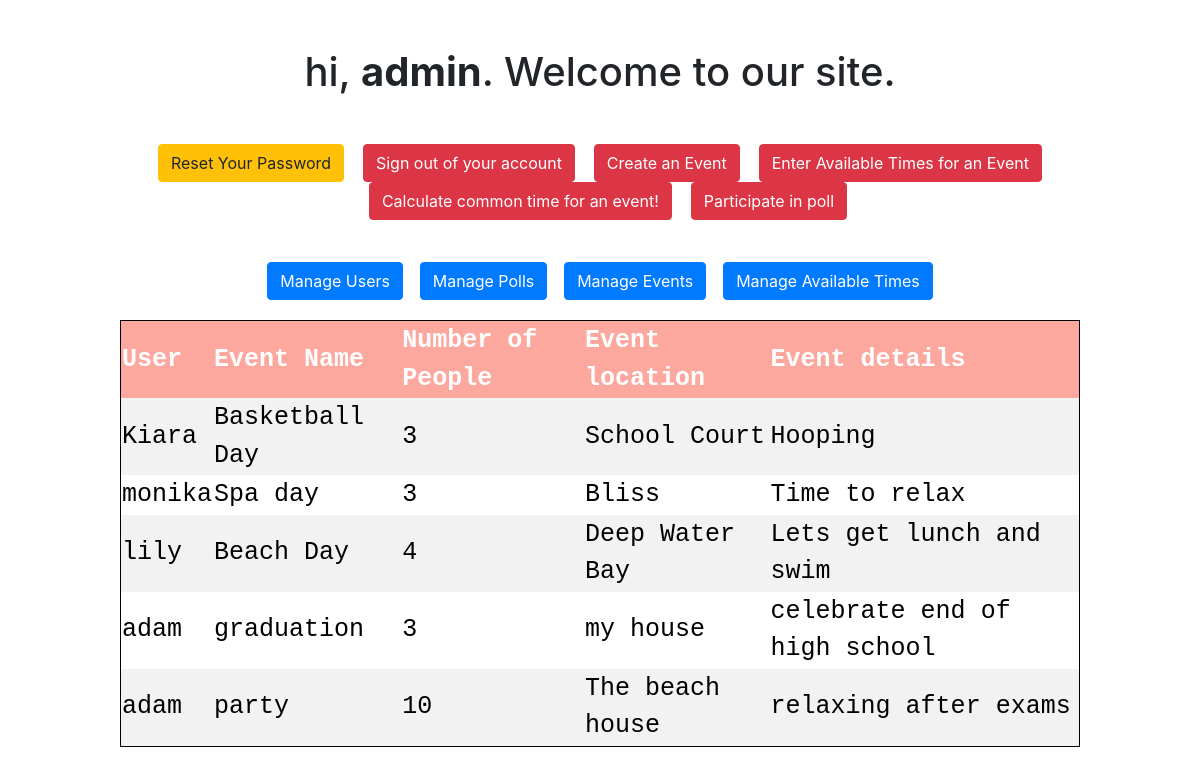
The page /welcome.php (signed in) on the database its author committed.
### tables this page shows
CREATE TABLE `events` (
  `id` int(11) NOT NULL,
  `user` varchar(256) NOT NULL,
  `event_name` varchar(256) NOT NULL,
  `number` int(100) NOT NULL,
  `event_location` varchar(256) NOT NULL,
  `event_detail` varchar(256) NOT NULL
);

### welcome.php (the view, shortened to what this page needs)
<?php
include("config.php");
?>
<!DOCTYPE html>
 <html lang="en">
<head>
    <link rel="stylesheet" href="https://stackpath.bootstrapcdn.com/bootstrap/4.5.2/css/bootstrap.min.css">
</head>
<body>
    <h1 class="my-5">hi, <b><?php echo htmlspecialchars($_SESSION["username"]); ?></b>. Welcome to our site.</h1>
    <p>
    <div id="mySidenav" class="sidenav">
        <a href="reset-password.php" class="btn btn-warning">Reset Your Password</a>
        <a href="logout.php" class="btn btn-danger ml-3">Sign out of your account</a>
        <a href="eventform.php" class="btn btn-danger ml-3">Create an Event</a>
        <a href="entertime.php" class="btn btn-danger ml-3">Enter Available Times for an Event</a>
       <a href="calculate.php" class="btn btn-danger ml-3">Calculate common time for an event!</a>
        <a href="poll.php" class="btn btn-danger ml-3">Participate in poll</a>
    </div>
    <div class="button">
     <?php if($_SESSION["role"] == "2") : ?>
          <a href="manage_users.php" class="btn btn-primary">Manage Users</a>
          <a href="manage_poll1.php" class="btn btn-primary">Manage Polls</a>
          <a href="manage_events.php" class="btn btn-primary">Manage Events</a>
          <a href="manage_times.php" class="btn btn-primary">Manage Available Times</a>
        <?php endif; ?>
    </div>
    <table style="border:1px solid black;margin-left:auto;margin-right:auto;">
        <th>User</th>
        <th>Event Name</th>
        <th>Number of People</th>
        <th>Event location</th>
        <th>Event details</th>
        <?php
        $sql="SELECT `user`,`event_name`,`number`,`event_location`,`event_detail` FROM `events`";
        $result = $link->query($sql);
        if ($result->num_rows > 0) {
        while($row = $result->fetch_assoc()){
        echo "<tr><td>".$row["user"]. "</td><td>".$row["event_name"]."</td><td>"
        .$row["number"]."</td><td>".$row["event_location"]."</td><td>".$row["event_detail"]."</td></tr>";
        }
        echo "</table>";
        } else { echo "0 results"; }
        ?>
<head>
    <link rel="stylesheet" href="https://cdn.jsdelivr.net/npm/bootstrap@4.3.1/dist/css/bootstrap.min.css">
  </head>
  <body>
  </body>
</body>
</html>

### welcome.php (style rules this page uses)
body { font: 14px sans-serif; text-align: center; }
table { border-collapse: collapse; width: 80%; align-content: center; color: #000000; font-family: monospace; font-size: 25px; text-align: left; word-wrap: break-word; }
th { background-color: #FDA89E; color: white; word-wrap: break-word; }
tr:nth-child(even) { background-color: #f2f2f2 }
.button { color: black; text-align: center; font-size: 60px; padding-top: 10px; }
.sidenav { color: black; text-align: center; font-size: 10px; }
.my-5 { text-align: center; }

### rows shown on the page
events: user "Kiara", event_name "Basketball Day", number "3", event_location "School Court", event_detail "Hooping"
events: user "monika", event_name "Spa day", number "3", event_location "Bliss", event_detail "Time to relax"
events: user "lily", event_name "Beach Day", number "4", event_location "Deep Water Bay", event_detail "Lets get lunch and swim"
events: user "adam", event_name "graduation", number "3", event_location "my house", event_detail "celebrate end of high school"
events: user "adam", event_name "party", number "10", event_location "The beach house", event_detail "relaxing after exams"

### other values the page prints
$_SESSION["username"] "admin"
